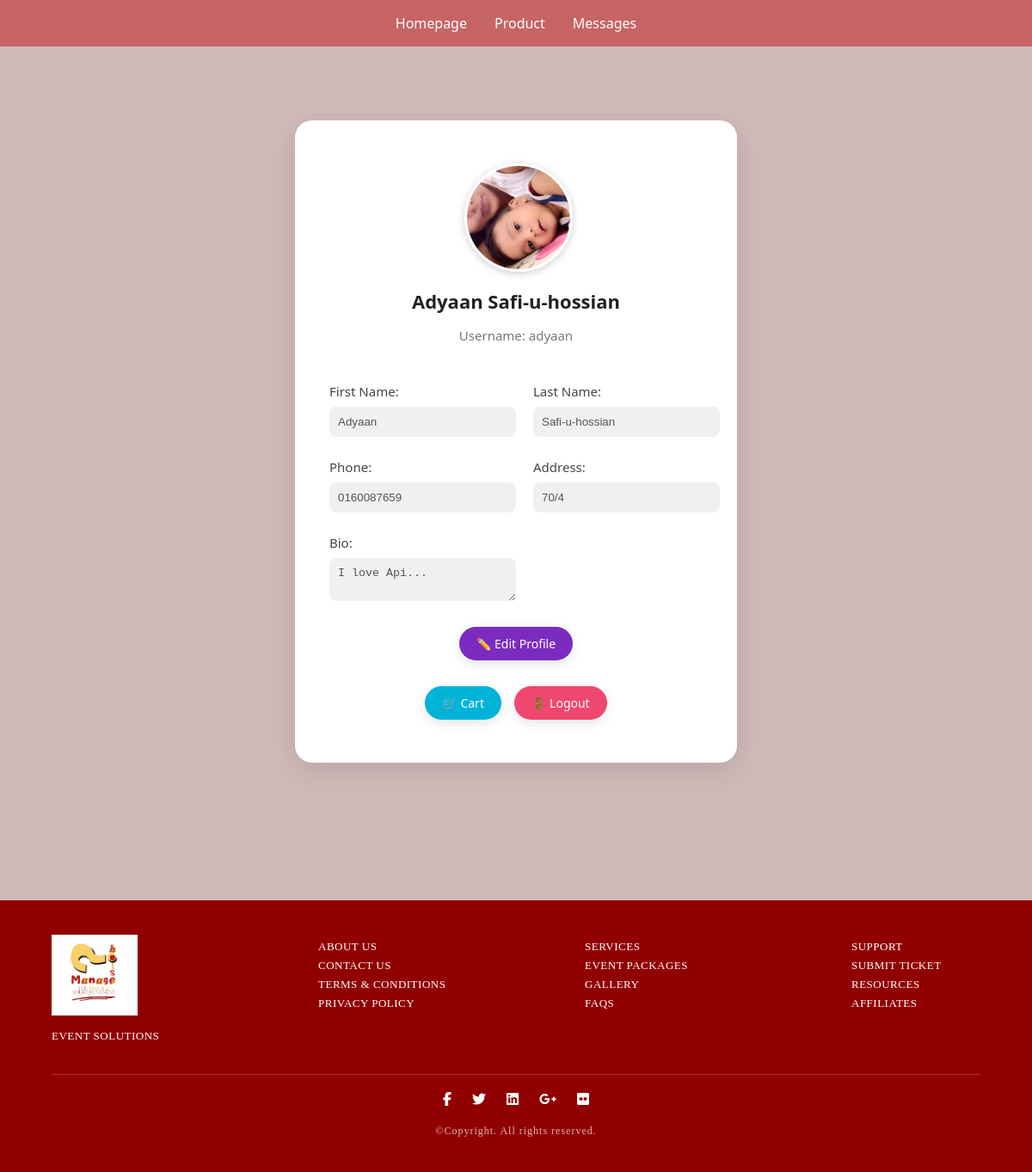
The app's page /profile/ (signed in), older data.
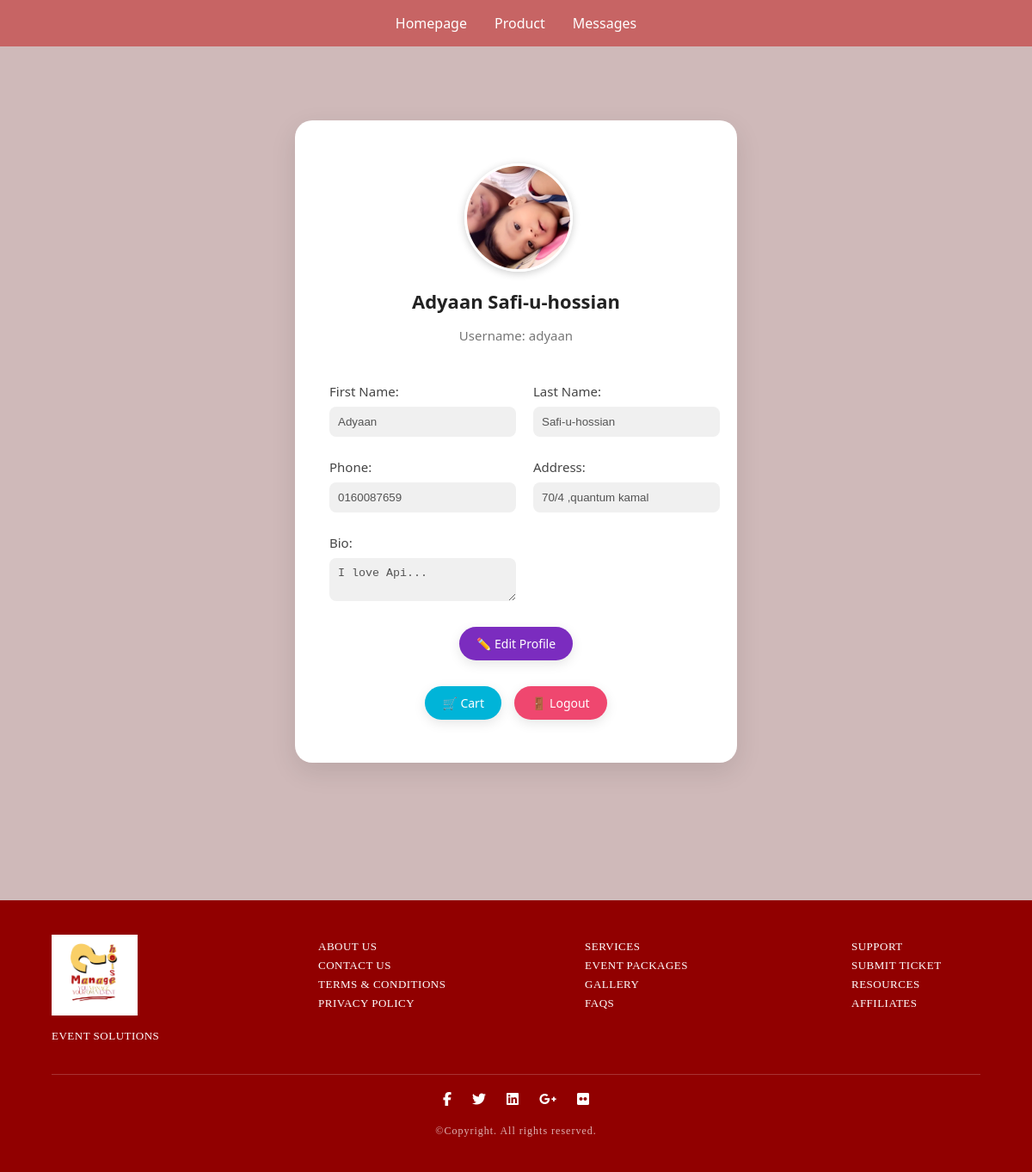
The same page, newer data.
### EventApp/models.py (models this page shows, shortened)
class C_profile(models.Model):
    user = models.OneToOneField(User, on_delete=models.CASCADE)
    phone = models.CharField(max_length=15, blank=True)
    profile_picture = models.ImageField(
        upload_to='profile/',
        default='profile/user.png',  # Set default image path
        blank=True,
        null=True
    )
    bio = models.TextField(blank=True)
    address = models.CharField(max_length=255, blank=True)  # Add address field

### EventApp/views.py (the view, shortened to what this page needs)
# urls.py: path('profile/', views.profile_view, name='profile'),
@login_required
def profile_view(request):
    try:
        profile = C_profile.objects.get(user=request.user)
    except C_profile.DoesNotExist:
        profile = C_profile(user=request.user)
        profile.save()
    editable = request.GET.get('edit') == 'true'
    return render(request, 'EventApp/profile.html', {'profile': profile, 'editable': editable})

### template/EventApp/profile.html (shortened to what this page needs)
{% load static %}
<!DOCTYPE html>
<html lang="en">
  <head>
    <link rel="stylesheet" href="{% static 'css/profile.css' %}" />
    <link
      rel="stylesheet"
      href="https://cdnjs.cloudflare.com/ajax/libs/font-awesome/6.5.0/css/all.min.css"
    />
  </head>
  <body>
    <div class="header profile-header-bar">
      <nav class="nav-links">
        <a href="/">Homepage</a>
        <a href="/product/">Product</a>
        <a href="#">Messages</a>
      </nav>
    </div>
    <div class="profile-wrapper">
      <div class="profile-card">
        <form method="POST" enctype="multipart/form-data" action="{% url 'profile' %}">
          <div class="profile-header">
            <div class="profile-img-wrapper">
              <img
                id="profile-preview"
                src="{{ profile.profile_picture.url }}"
                alt="Profile Picture"
                class="profile-img"
              />
            </div>
            <div class="profile-header-text">
              <h2>{{ profile.user.first_name }} {{ profile.user.last_name }}</h2>
              <p class="username">Username: {{ profile.user.username }}</p>
            </div>
          </div>
          <div class="profile-info">
            <div>
              <label for="first_name">First Name:</label>
              <input
                type="text"
                id="first_name"
                name="first_name"
                value="{{ profile.user.first_name }}"
                class="editable-field"
                {% if not editable %}disabled{% endif %}
              />
            </div>
            <div>
              <label for="last_name">Last Name:</label>
              <input
                type="text"
                id="last_name"
                name="last_name"
                value="{{ profile.user.last_name }}"
                class="editable-field"
                {% if not editable %}disabled{% endif %}
              />
            </div>
            <div>
              <label for="phone">Phone:</label>
              <input
                type="text"
                id="phone"
                name="phone"
                value="{{ profile.phone }}"
                class="editable-field"
                {% if not editable %}disabled{% endif %}
              />
            </div>
            <div>
              <label for="address">Address:</label>
              <input
                type="text"
                id="address"
                name="address"
                value="{{ profile.address }}"
                class="editable-field"
                {% if not editable %}disabled{% endif %}
              />
            </div>
            <div>
              <label for="bio">Bio:</label>
              <textarea
                id="bio"
                name="bio"
                class="editable-field"
                {% if not editable %}disabled{% endif %}
              >{{ profile.bio }}</textarea>
            </div>
          </div>
        </form>
        {% if not editable %}
        <div class="profile-actions">
          <a href="?edit=true" class="btn edit-btn">✏️ Edit Profile</a>
        </div>
        {% endif %}
        <div class="profile-actions">
          <a href="cart/" class="btn cart-btn">🛒 Cart</a>
          <a href="{% url 'logout' %}" class="btn logout-btn">🚪 Logout</a>
        </div>
      </div>
    </div>
    <footer class="footer">
      <div class="footer-container">
        <div class="footer-column logo-column">
          <img src="{% static 'image/our_logo.png' %}" alt="ManageHouse Logo" class="footer-logo" />
          <p class="footer-small">Event Solutions</p>
        </div>
        <div class="footer-column">
          <p><a href="#">About Us</a></p>
          <p><a href="#">Contact Us</a></p>
          <p><a href="#">Terms & Conditions</a></p>
          <p><a href="#">Privacy Policy</a></p>
        </div>
        <div class="footer-column">
          <p><a href="#">Services</a></p>
          <p><a href="#">Event Packages</a></p>
          <p><a href="#">Gallery</a></p>
          <p><a href="#">FAQs</a></p>
        </div>
        <div class="footer-column">
          <p><a href="#">Support</a></p>
          <p><a href="#">Submit Ticket</a></p>
          <p><a href="#">Resources</a></p>
          <p><a href="#">Affiliates</a></p>
        </div>
      </div>
      <div class="footer-divider"></div>
      <div class="footer-social">
        <a href="#"><i class="fab fa-facebook-f"></i></a>
        <a href="#"><i class="fab fa-twitter"></i></a>
        <a href="#"><i class="fab fa-linkedin"></i></a>
        <a href="#"><i class="fab fa-google-plus-g"></i></a>
        <a href="#"><i class="fab fa-flickr"></i></a>
      </div>
      <p class="footer-copy">©Copyright. All rights reserved.</p>
    </footer>
  </body>
</html>

### static/css/profile.css (style rules this page uses)
html { scroll-behavior: smooth; }
body { margin: 0; padding-top: 80px; font-family: "Segoe UI", sans-serif; background: #cfb9b9; min-height: 100vh; display: flex; flex-direction: column; align-items: center; }
.header { background-color: #c76464; color: white; padding: 1.5rem 2rem; position: relative; width: 100%; z-index: 100; }
.profile-header-bar { width: 100%; display: flex; justify-content: center; align-items: center; background-color: #c76464; padding: 1rem 0; position: absolute; top: 0; left: 0; z-index: 10; }
.nav-links { display: flex; gap: 2rem; }
.nav-links a { color: white; text-decoration: none; font-size: 1rem; font-weight: 500; transition: color 0.3s ease; }
.profile-card { width: 100%; max-width: 800px; background: #ffffff; border-radius: 20px; padding: 50px 40px; box-shadow: 0 10px 30px rgba(0, 0, 0, 0.1); margin: 60px auto 80px auto; box-sizing: border-box; }
.profile-header { display: flex; flex-direction: column; align-items: center; text-align: center; gap: 15px; }
.profile-img-wrapper { position: relative; width: 120px; height: 120px; }
.profile-img { width: 100%; height: 100%; object-fit: cover; border-radius: 50%; border: 3px solid white; box-shadow: 0 2px 10px rgba(0, 0, 0, 0.2); }
.profile-header-text h2 { margin: 10px 0 0; font-size: 22px; color: #222; }
.username { color: #777; font-size: 15px; }
.profile-info { margin-top: 30px; display: grid; grid-template-columns: 1fr 1fr; gap: 25px 40px; font-size: 15px; color: #444; }
.profile-info > div { display: flex; flex-direction: column; gap: 8px; }
.profile-wrapper { flex: 1; display: flex; justify-content: center; align-items: center; padding-bottom: 80px; }
.profile-actions { margin-top: 30px; display: flex; justify-content: center; gap: 15px; flex-wrap: wrap; }
.profile-info input, .profile-info textarea { padding: 10px; border-radius: 8px; border: 1px solid #ccc; background-color: #f9f9f9; }
.btn { padding: 10px 20px; border: none; border-radius: 25px; color: white; font-size: 14px; cursor: pointer; text-decoration: none; transition: background 0.3s ease; box-shadow: 0 4px 14px rgba(0, 0, 0, 0.1); }
.edit-btn { background-color: #7b2cbf; }
.cart-btn { background-color: #00b4d8; }
.logout-btn { background-color: #ef476f; }
.editable-field:disabled { background-color: #f0f0f0; border: none; }
.editable-field { padding: 10px; border-radius: 10px; border: 1px solid #ccc; width: 100%; background-color: #f9f9f9; }
.footer { width: 100%; background-color: #910000; color: white; padding: 40px 20px; font-family: "Volkhov", serif; }
.footer-container { max-width: 1200px; margin: 0 auto; display: flex; flex-wrap: wrap; justify-content: space-around; gap: 40px; text-align: left; }
.footer-column { min-width: 150px; }
.footer-logo { width: 100px; height: auto; margin-bottom: 10px; }
.logo-column { display: flex; flex-direction: column; align-items: flex-start; }
.footer-small { font-size: 12px; letter-spacing: 1px; text-transform: uppercase; }
.footer-column p, .footer-column a { font-size: 13px; color: white; text-decoration: none; margin: 6px 0; text-transform: uppercase; letter-spacing: 0.5px; }
.footer-divider { height: 1px; background-color: #fff; opacity: 0.2; width: 90%; margin: 30px auto 20px; }
.footer-social { text-align: center; margin-bottom: 20px; }
.footer-social a { color: white; margin: 0 10px; font-size: 16px; text-decoration: none; }
.footer-copy { font-size: 12px; color: #fff; opacity: 0.7; text-align: center; letter-spacing: 1px; margin-bottom: 0; }

Row changes from the older to the newer data that the page shows:
changed C_profile "Adyaan": address "70/4" → "70/4 ,quantum kamal"
